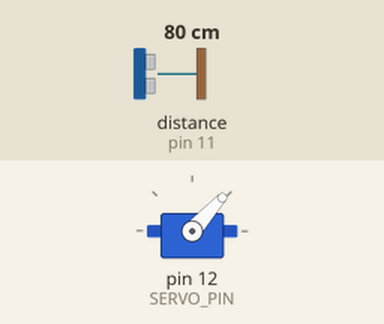
Recording of a sketch running on a simulated Arduino Uno, built with avr-gcc and run on an emulated ATmega328P. Shown: servo. Wiring (inferred from the names in the program): ultrasonic range finder: trigger pin 10; echo pin 11. The test bench sets the inputs (shaded band); at power-on: distance to the obstacle (sensor on pin 11) 80 cm. The echo pulse lasts 58.3 µs per cm; what the sketch prints to the serial monitor is not drawn.

Above: at 1.5 s.
1.6 s: distance to the obstacle (sensor on pin 11) set to 2 cm
At 2.04 s:
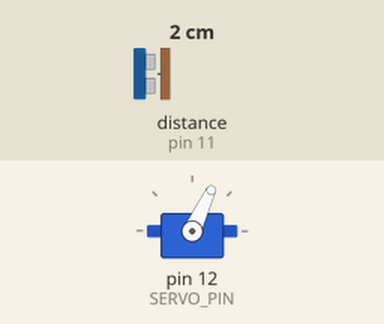
4.6 s: distance to the obstacle (sensor on pin 11) set to 250 cm
At 5.39 s:
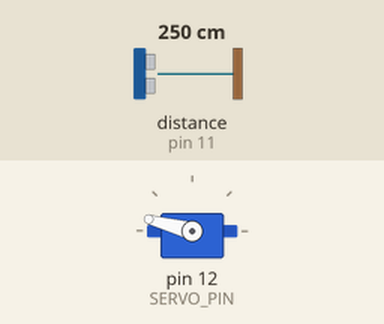
7.6 s: distance to the obstacle (sensor on pin 11) set to 4 cm
At 8.04 s:
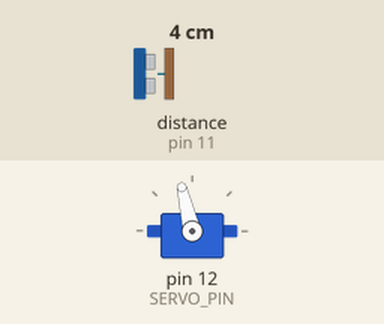
Timing chart, 0 to 16.6 s (numbered marks = the images above; inputs shaded):
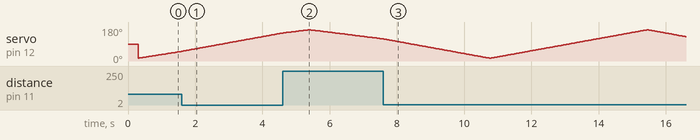

The sketch:

Arduino_Radar.ino
```cpp
#include <Servo.h>

Servo radarServo;

// ------------------ Pins ------------------
const int SERVO_PIN = 12;
const int TRIG_PIN  = 10;
const int ECHO_PIN  = 11;

// ------------------ Settings ------------------
const int MIN_DEG = 15;
const int MAX_DEG = 165;

// Change to 5 if you want a reading every 5 degrees:
const int STEP_DEG = 1;

const int SERVO_DELAY_MS = 30;

// Clamp far/invalid readings:
const int MAX_CM = 200;

// Measure distance in centimeters (HC-SR04 style)
long measureDistanceCm() {
  // Trigger pulse
  digitalWrite(TRIG_PIN, LOW);
  delayMicroseconds(2);
  digitalWrite(TRIG_PIN, HIGH);
  delayMicroseconds(10);
  digitalWrite(TRIG_PIN, LOW);

  // Read echo (timeout prevents freezing if no echo)
  long duration = pulseIn(ECHO_PIN, HIGH, 30000); // 30ms timeout

  if (duration == 0) return MAX_CM;

  long cm = (long)(duration * 0.034 / 2.0);

  if (cm < 0) cm = 0;
  if (cm > MAX_CM) cm = MAX_CM;

  return cm;
}

void setup() {
  pinMode(TRIG_PIN, OUTPUT);
  pinMode(ECHO_PIN, INPUT);

  Serial.begin(9600);

  radarServo.attach(SERVO_PIN);
  radarServo.write(90); // center
  delay(300);
}

void loop() {
  // Sweep forward
  for (int deg = MIN_DEG; deg <= MAX_DEG; deg += STEP_DEG) {
    radarServo.write(deg);
    delay(SERVO_DELAY_MS);

    long cm = measureDistanceCm();

    // IMPORTANT: keep this format for Processing parsing: angle,distance.
    Serial.print(deg);
    Serial.print(",");
    Serial.print(cm);
    Serial.print(".");
  }

  // Sweep backward
  for (int deg = MAX_DEG; deg >= MIN_DEG; deg -= STEP_DEG) {
    radarServo.write(deg);
    delay(SERVO_DELAY_MS);

    long cm = measureDistanceCm();

    Serial.print(deg);
    Serial.print(",");
    Serial.print(cm);
    Serial.print(".");
  }
}
```
